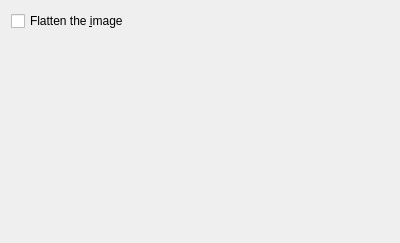
<?xml version="1.0" encoding="utf-8"?>
<ui version="4.0">
 <author>
    SPDX-FileCopyrightText: none
    SPDX-License-Identifier: GPL-3.0-or-later
  </author>
 <class>ExrExportWidget</class>
 <widget class="QWidget" name="ExrExportWidget">
  <property name="geometry">
   <rect>
    <x>0</x>
    <y>0</y>
    <width>400</width>
    <height>243</height>
   </rect>
  </property>
  <layout class="QVBoxLayout" name="verticalLayout">
   <item>
    <widget class="QCheckBox" name="chkFlatten">
     <property name="sizePolicy">
      <sizepolicy hsizetype="MinimumExpanding" vsizetype="Minimum">
       <horstretch>0</horstretch>
       <verstretch>0</verstretch>
      </sizepolicy>
     </property>
     <property name="toolTip">
      <string>This option will merge all layers. It is advisable to check this option, otherwise other applications might not be able to read your file correctly.</string>
     </property>
     <property name="text">
      <string>Flatten the &amp;image</string>
     </property>
     <property name="checked">
      <bool>false</bool>
     </property>
    </widget>
   </item>
   <item>
    <spacer name="verticalSpacer">
     <property name="orientation">
      <enum>Qt::Vertical</enum>
     </property>
     <property name="sizeHint" stdset="0">
      <size>
       <width>20</width>
       <height>200</height>
      </size>
     </property>
    </spacer>
   </item>
  </layout>
 </widget>
 <resources/>
 <connections/>
</ui>
